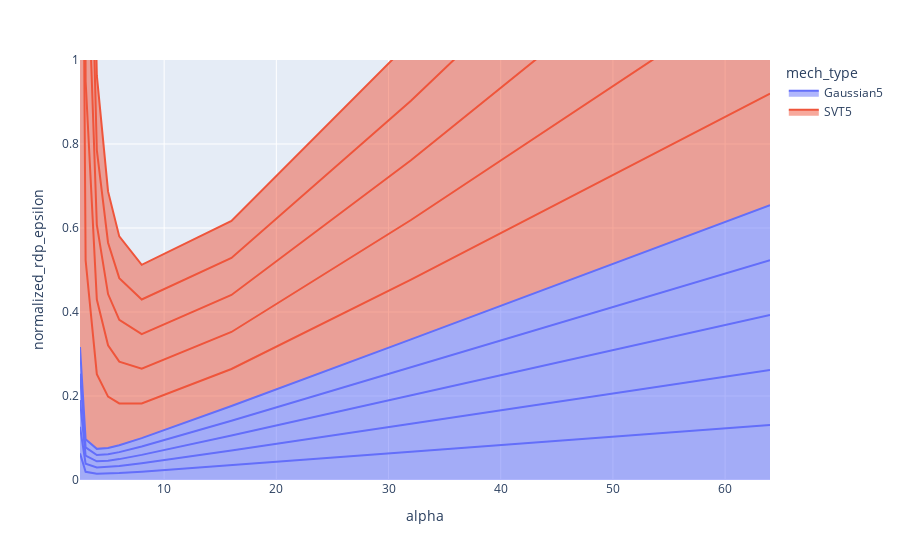

Notebook source saved alongside this figure:
### Code cell
px.area(df, x="alpha", y="normalized_rdp_epsilon", color="mech_type", line_group="mech_name", range_y=[0,1])

### Figure 1 — Plotly figure (JSON) as saved in the notebook; plotly's stock layout.template omitted (floating-point values rounded to 4 significant figures)
{"data": [{"fillpattern": {"shape": ""}, "hovertemplate": "mech_type=Gaussian5<br>mech_name=Gaussian5-0<br>alpha=%{x}<br>normalized_rdp_epsilon=%{y}<extra></extra>", "legendgroup": "Gaussian5", "line": {"color": "#636efa"}, "marker": {"symbol": "circle"}, "mode": "lines", "name": "Gaussian5", "orientation": "v", "showlegend": true, "stackgroup": "1", "type": "scatter", "x": [2.5, 3, 4, 5, 6, 8, 16, 32, 64], "xaxis": "x", "y": [0.06332, 0.0194, 0.01483, 0.01528, 0.01658, 0.01993, 0.03525, 0.06699, 0.1309], "yaxis": "y"}, {"fillpattern": {"shape": ""}, "hovertemplate": "mech_type=Gaussian5<br>mech_name=Gaussian5-1<br>alpha=%{x}<br>normalized_rdp_epsilon=%{y}<extra></extra>", "legendgroup": "Gaussian5", "line": {"color": "#636efa"}, "marker": {"symbol": "circle"}, "mode": "lines", "name": "Gaussian5", "orientation": "v", "showlegend": false, "stackgroup": "1", "type": "scatter", "x": [2.5, 3, 4, 5, 6, 8, 16, 32, 64], "xaxis": "x", "y": [0.06332, 0.0194, 0.01483, 0.01528, 0.01658, 0.01993, 0.03525, 0.06699, 0.1309], "yaxis": "y"}, {"fillpattern": {"shape": ""}, "hovertemplate": "mech_type=Gaussian5<br>mech_name=Gaussian5-2<br>alpha=%{x}<br>normalized_rdp_epsilon=%{y}<extra></extra>", "legendgroup": "Gaussian5", "line": {"color": "#636efa"}, "marker": {"symbol": "circle"}, "mode": "lines", "name": "Gaussian5", "orientation": "v", "showlegend": false, "stackgroup": "1", "type": "scatter", "x": [2.5, 3, 4, 5, 6, 8, 16, 32, 64], "xaxis": "x", "y": [0.06332, 0.0194, 0.01483, 0.01528, 0.01658, 0.01993, 0.03525, 0.06699, 0.1309], "yaxis": "y"}, {"fillpattern": {"shape": ""}, "hovertemplate": "mech_type=Gaussian5<br>mech_name=Gaussian5-3<br>alpha=%{x}<br>normalized_rdp_epsilon=%{y}<extra></extra>", "legendgroup": "Gaussian5", "line": {"color": "#636efa"}, "marker": {"symbol": "circle"}, "mode": "lines", "name": "Gaussian5", "orientation": "v", "showlegend": false, "stackgroup": "1", "type": "scatter", "x": [2.5, 3, 4, 5, 6, 8, 16, 32, 64], "xaxis": "x", "y": [0.06332, 0.0194, 0.01483, 0.01528, 0.01658, 0.01993, 0.03525, 0.06699, 0.1309], "yaxis": "y"}, {"fillpattern": {"shape": ""}, "hovertemplate": "mech_type=Gaussian5<br>mech_name=Gaussian5-4<br>alpha=%{x}<br>normalized_rdp_epsilon=%{y}<extra></extra>", "legendgroup": "Gaussian5", "line": {"color": "#636efa"}, "marker": {"symbol": "circle"}, "mode": "lines", "name": "Gaussian5", "orientation": "v", "showlegend": false, "stackgroup": "1", "type": "scatter", "x": [2.5, 3, 4, 5, 6, 8, 16, 32, 64], "xaxis": "x", "y": [0.06332, 0.0194, 0.01483, 0.01528, 0.01658, 0.01993, 0.03525, 0.06699, 0.1309], "yaxis": "y"}, {"fillpattern": {"shape": ""}, "hovertemplate": "mech_type=SVT5<br>mech_name=SVT5-0<br>alpha=%{x}<br>normalized_rdp_epsilon=%{y}<extra></extra>", "legendgroup": "SVT5", "line": {"color": "#EF553B"}, "marker": {"symbol": "circle"}, "mode": "lines", "name": "SVT5", "orientation": "v", "showlegend": true, "stackgroup": "1", "type": "scatter", "x": [2.5, 3, 4, 5, 6, 8, 16, 32, 64], "xaxis": "x", "y": [2.151, 0.4265, 0.1778, 0.1221, 0.09943, 0.08255, 0.0881, 0.1421, 0.2656], "yaxis": "y"}, {"fillpattern": {"shape": ""}, "hovertemplate": "mech_type=SVT5<br>mech_name=SVT5-1<br>alpha=%{x}<br>normalized_rdp_epsilon=%{y}<extra></extra>", "legendgroup": "SVT5", "line": {"color": "#EF553B"}, "marker": {"symbol": "circle"}, "mode": "lines", "name": "SVT5", "orientation": "v", "showlegend": false, "stackgroup": "1", "type": "scatter", "x": [2.5, 3, 4, 5, 6, 8, 16, 32, 64], "xaxis": "x", "y": [2.151, 0.4265, 0.1778, 0.1221, 0.09943, 0.08255, 0.0881, 0.1421, 0.2656], "yaxis": "y"}, {"fillpattern": {"shape": ""}, "hovertemplate": "mech_type=SVT5<br>mech_name=SVT5-2<br>alpha=%{x}<br>normalized_rdp_epsilon=%{y}<extra></extra>", "legendgroup": "SVT5", "line": {"color": "#EF553B"}, "marker": {"symbol": "circle"}, "mode": "lines", "name": "SVT5", "orientation": "v", "showlegend": false, "stackgroup": "1", "type": "scatter", "x": [2.5, 3, 4, 5, 6, 8, 16, 32, 64], "xaxis": "x", "y": [2.151, 0.4265, 0.1778, 0.1221, 0.09943, 0.08255, 0.0881, 0.1421, 0.2656], "yaxis": "y"}, {"fillpattern": {"shape": ""}, "hovertemplate": "mech_type=SVT5<br>mech_name=SVT5-3<br>alpha=%{x}<br>normalized_rdp_epsilon=%{y}<extra></extra>", "legendgroup": "SVT5", "line": {"color": "#EF553B"}, "marker": {"symbol": "circle"}, "mode": "lines", "name": "SVT5", "orientation": "v", "showlegend": false, "stackgroup": "1", "type": "scatter", "x": [2.5, 3, 4, 5, 6, 8, 16, 32, 64], "xaxis": "x", "y": [2.151, 0.4265, 0.1778, 0.1221, 0.09943, 0.08255, 0.0881, 0.1421, 0.2656], "yaxis": "y"}, {"fillpattern": {"shape": ""}, "hovertemplate": "mech_type=SVT5<br>mech_name=SVT5-4<br>alpha=%{x}<br>normalized_rdp_epsilon=%{y}<extra></extra>", "legendgroup": "SVT5", "line": {"color": "#EF553B"}, "marker": {"symbol": "circle"}, "mode": "lines", "name": "SVT5", "orientation": "v", "showlegend": false, "stackgroup": "1", "type": "scatter", "x": [2.5, 3, 4, 5, 6, 8, 16, 32, 64], "xaxis": "x", "y": [2.151, 0.4265, 0.1778, 0.1221, 0.09943, 0.08255, 0.0881, 0.1421, 0.2656], "yaxis": "y"}], "layout": {"autosize": true, "legend": {"title": {"text": "mech_type"}, "tracegroupgap": 0}, "margin": {"t": 60}, "xaxis": {"anchor": "y", "autorange": true, "domain": [0, 1], "range": [2.5, 64], "title": {"text": "alpha"}, "type": "linear"}, "yaxis": {"anchor": "x", "domain": [0, 1], "range": [0, 1], "title": {"text": "normalized_rdp_epsilon"}, "type": "linear"}}}
